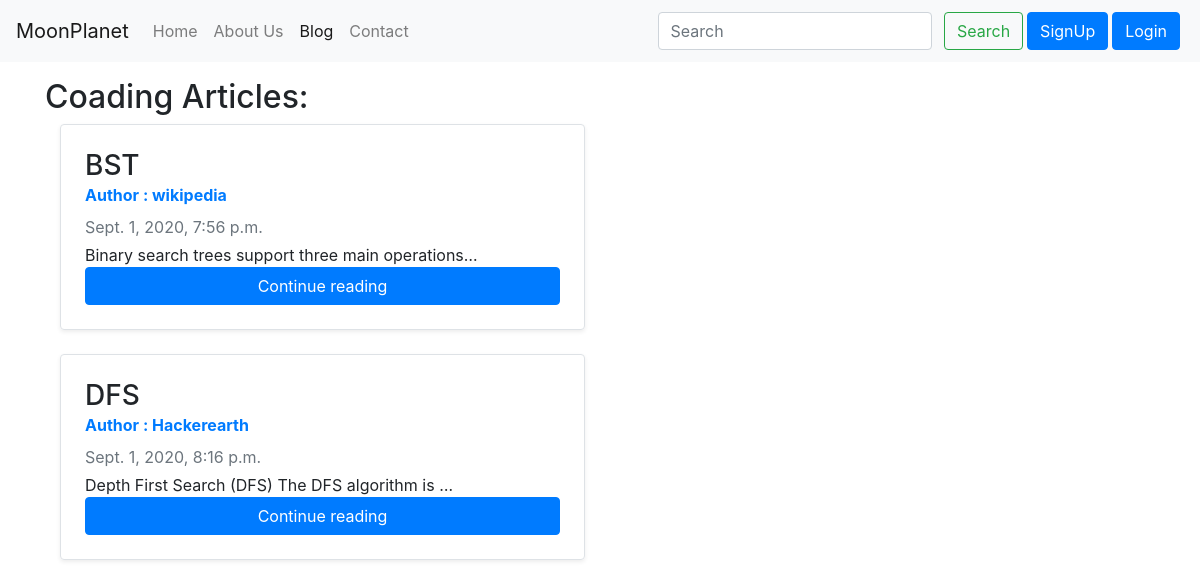
/blog/, run on an earlier commit of the app's database.
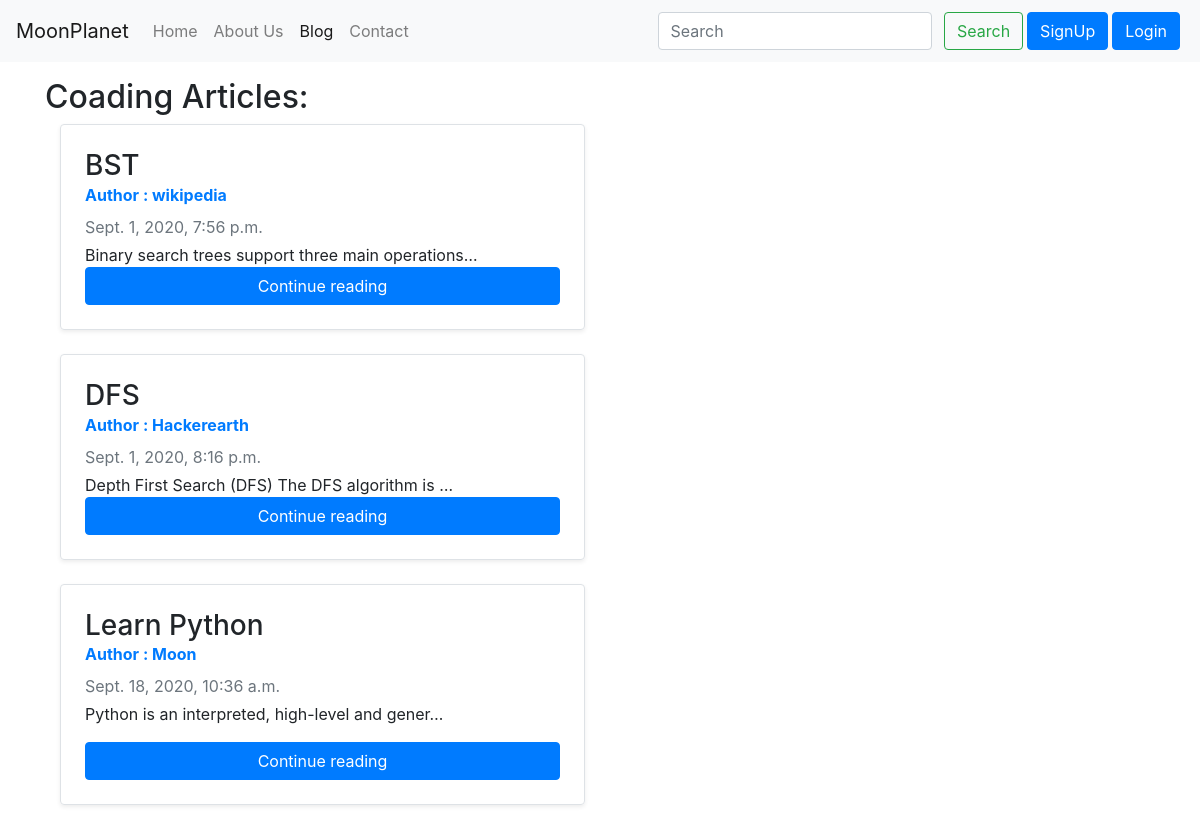
And on a later commit of the database.
### blog/models.py (models this page shows, shortened)
class Post(models.Model):
	sno=models.AutoField(primary_key=True)
	title=models.CharField(max_length=250,blank=False)
	content=models.TextField()
	author= models.CharField(max_length=50, blank=False)
	slug = models.CharField(max_length=250,blank=False)
	timeStamp=models.DateTimeField(auto_now=False, auto_now_add=True,blank=False)

### blog/views.py (the view)
# urls.py: path('', views.blogHome, name='blogHome'),
def blogHome(request):
	allposts=Post.objects.all()
	return render(request,'blog/blogHome.html',{'allPosts':allposts})

### templates/blog/blogHome.html (shortened to what this page needs)
{%extends 'base.html'%}
{%block blogactive%}active{%endblock blogactive%}
{%block body%}
<div class="container my-3">
<h2>Coading Articles: </h2>
{%for post in allPosts%}
<div class="col-md-6">
      <div class="row no-gutters border rounded overflow-hidden flex-md-row mb-4 shadow-sm h-md-250 position-relative">
        <div class="col p-4 d-flex flex-column position-static">
          <h3 class="mb-0">{{post.title}}</h3>
<strong class="d-inline-block mb-2 text-primary">Author : {{post.author}}</strong>
          <div class="mb-1 text-muted">{{post.timeStamp}}</div>
          <p class="card-text mb-auto">{{post.content|safe| truncatechars:50 }}</p>
          <a href="/blog/{{post.slug}}" role ="button" class="btn btn-primary">Continue reading</a>
        </div>
      </div>
    </div>
{%endfor%}
</div>
{%endblock%}

What changed in the data, as far as the page shows it:
added Post: title "Learn Python", author "Moon", timeStamp "Sept. 18, 2020, 10:36 a.m.", content "Python is an interpreted, high-level and gener…"
